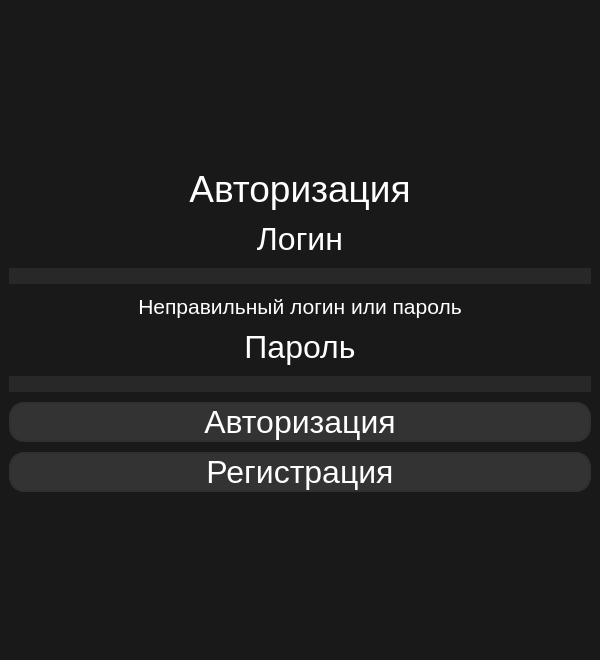
<?xml version="1.0" encoding="UTF-8"?>
<ui version="4.0">
 <class>MainWindow</class>
 <widget class="QMainWindow" name="MainWindow">
  <property name="windowModality">
   <enum>Qt::WindowModal</enum>
  </property>
  <property name="geometry">
   <rect>
    <x>0</x>
    <y>0</y>
    <width>600</width>
    <height>660</height>
   </rect>
  </property>
  <property name="minimumSize">
   <size>
    <width>600</width>
    <height>660</height>
   </size>
  </property>
  <property name="maximumSize">
   <size>
    <width>600</width>
    <height>660</height>
   </size>
  </property>
  <property name="windowTitle">
   <string>MainWindow</string>
  </property>
  <property name="styleSheet">
   <string notr="true">QPushButton {
background-color: #333333;
border-radius: 15%;
color: white;
border: 2px solid #303030;
}

QPushButton:hover {
 background-color: #505050;
}

QPushButton:pressed {
 background-color: #505050;
}

QMainWindow {
background-color: #191919;
}

QLineEdit {
background-color: #282828;
color: white;
border: 0px;
}

QLabel {
color: white;
}</string>
  </property>
  <widget class="QWidget" name="centralwidget">
   <property name="sizePolicy">
    <sizepolicy hsizetype="Fixed" vsizetype="Fixed">
     <horstretch>0</horstretch>
     <verstretch>0</verstretch>
    </sizepolicy>
   </property>
   <layout class="QGridLayout" name="gridLayout">
    <item row="0" column="0">
     <layout class="QVBoxLayout" name="verticalLayout">
      <property name="spacing">
       <number>10</number>
      </property>
      <item>
       <widget class="QLabel" name="info_2">
        <property name="enabled">
         <bool>false</bool>
        </property>
        <property name="sizePolicy">
         <sizepolicy hsizetype="Preferred" vsizetype="Fixed">
          <horstretch>0</horstretch>
          <verstretch>0</verstretch>
         </sizepolicy>
        </property>
        <property name="maximumSize">
         <size>
          <width>16777215</width>
          <height>16777215</height>
         </size>
        </property>
        <property name="font">
         <font>
          <pointsize>16</pointsize>
         </font>
        </property>
        <property name="text">
         <string>&lt;html&gt;&lt;head/&gt;&lt;body&gt;&lt;p align=&quot;center&quot;&gt;&lt;span style=&quot; font-size:28pt;&quot;&gt;Авторизация&lt;/span&gt;&lt;/p&gt;&lt;/body&gt;&lt;/html&gt;</string>
        </property>
        <property name="alignment">
         <set>Qt::AlignCenter</set>
        </property>
        <property name="margin">
         <number>0</number>
        </property>
       </widget>
      </item>
      <item>
       <widget class="QLabel" name="label">
        <property name="enabled">
         <bool>false</bool>
        </property>
        <property name="sizePolicy">
         <sizepolicy hsizetype="Preferred" vsizetype="Fixed">
          <horstretch>0</horstretch>
          <verstretch>0</verstretch>
         </sizepolicy>
        </property>
        <property name="maximumSize">
         <size>
          <width>16777215</width>
          <height>16777215</height>
         </size>
        </property>
        <property name="mouseTracking">
         <bool>true</bool>
        </property>
        <property name="text">
         <string>&lt;html&gt;&lt;head/&gt;&lt;body&gt;&lt;p&gt;&lt;span style=&quot; font-size:24pt;&quot;&gt;Логин&lt;/span&gt;&lt;/p&gt;&lt;/body&gt;&lt;/html&gt;</string>
        </property>
        <property name="textFormat">
         <enum>Qt::AutoText</enum>
        </property>
        <property name="alignment">
         <set>Qt::AlignCenter</set>
        </property>
       </widget>
      </item>
      <item>
       <widget class="QLineEdit" name="lineEdit_Login"/>
      </item>
      <item>
       <widget class="QLabel" name="info">
        <property name="enabled">
         <bool>false</bool>
        </property>
        <property name="sizePolicy">
         <sizepolicy hsizetype="Preferred" vsizetype="Fixed">
          <horstretch>0</horstretch>
          <verstretch>0</verstretch>
         </sizepolicy>
        </property>
        <property name="maximumSize">
         <size>
          <width>16777215</width>
          <height>16777215</height>
         </size>
        </property>
        <property name="font">
         <font>
          <pointsize>16</pointsize>
         </font>
        </property>
        <property name="text">
         <string>&lt;html&gt;&lt;head/&gt;&lt;body&gt;&lt;p align=&quot;center&quot;&gt;Неправильный логин или пароль&lt;/p&gt;&lt;/body&gt;&lt;/html&gt;</string>
        </property>
        <property name="alignment">
         <set>Qt::AlignCenter</set>
        </property>
       </widget>
      </item>
      <item>
       <widget class="QLabel" name="label_2">
        <property name="enabled">
         <bool>false</bool>
        </property>
        <property name="sizePolicy">
         <sizepolicy hsizetype="Preferred" vsizetype="Fixed">
          <horstretch>0</horstretch>
          <verstretch>0</verstretch>
         </sizepolicy>
        </property>
        <property name="maximumSize">
         <size>
          <width>16777215</width>
          <height>16777215</height>
         </size>
        </property>
        <property name="mouseTracking">
         <bool>true</bool>
        </property>
        <property name="text">
         <string>&lt;html&gt;&lt;head/&gt;&lt;body&gt;&lt;p&gt;&lt;span style=&quot; font-size:24pt;&quot;&gt;Пароль&lt;/span&gt;&lt;/p&gt;&lt;/body&gt;&lt;/html&gt;</string>
        </property>
        <property name="alignment">
         <set>Qt::AlignCenter</set>
        </property>
       </widget>
      </item>
      <item>
       <widget class="QLineEdit" name="lineEdit_Password"/>
      </item>
      <item>
       <widget class="QPushButton" name="pushButton_Auth">
        <property name="sizePolicy">
         <sizepolicy hsizetype="Preferred" vsizetype="Fixed">
          <horstretch>0</horstretch>
          <verstretch>0</verstretch>
         </sizepolicy>
        </property>
        <property name="minimumSize">
         <size>
          <width>0</width>
          <height>0</height>
         </size>
        </property>
        <property name="maximumSize">
         <size>
          <width>16777215</width>
          <height>16777215</height>
         </size>
        </property>
        <property name="font">
         <font>
          <pointsize>24</pointsize>
         </font>
        </property>
        <property name="whatsThis">
         <string>&lt;html&gt;&lt;head/&gt;&lt;body&gt;&lt;p align=&quot;center&quot;&gt;Авторизация&lt;/p&gt;&lt;/body&gt;&lt;/html&gt;</string>
        </property>
        <property name="styleSheet">
         <string notr="true"/>
        </property>
        <property name="text">
         <string>Авторизация</string>
        </property>
        <property name="autoDefault">
         <bool>false</bool>
        </property>
       </widget>
      </item>
      <item>
       <widget class="QPushButton" name="pushButton_Reg">
        <property name="sizePolicy">
         <sizepolicy hsizetype="Preferred" vsizetype="Fixed">
          <horstretch>0</horstretch>
          <verstretch>0</verstretch>
         </sizepolicy>
        </property>
        <property name="minimumSize">
         <size>
          <width>0</width>
          <height>0</height>
         </size>
        </property>
        <property name="maximumSize">
         <size>
          <width>16777215</width>
          <height>16777215</height>
         </size>
        </property>
        <property name="font">
         <font>
          <pointsize>24</pointsize>
         </font>
        </property>
        <property name="styleSheet">
         <string notr="true"/>
        </property>
        <property name="text">
         <string>Регистрация</string>
        </property>
        <property name="checkable">
         <bool>false</bool>
        </property>
        <property name="autoDefault">
         <bool>false</bool>
        </property>
       </widget>
      </item>
     </layout>
    </item>
   </layout>
  </widget>
 </widget>
 <resources/>
 <connections/>
</ui>
